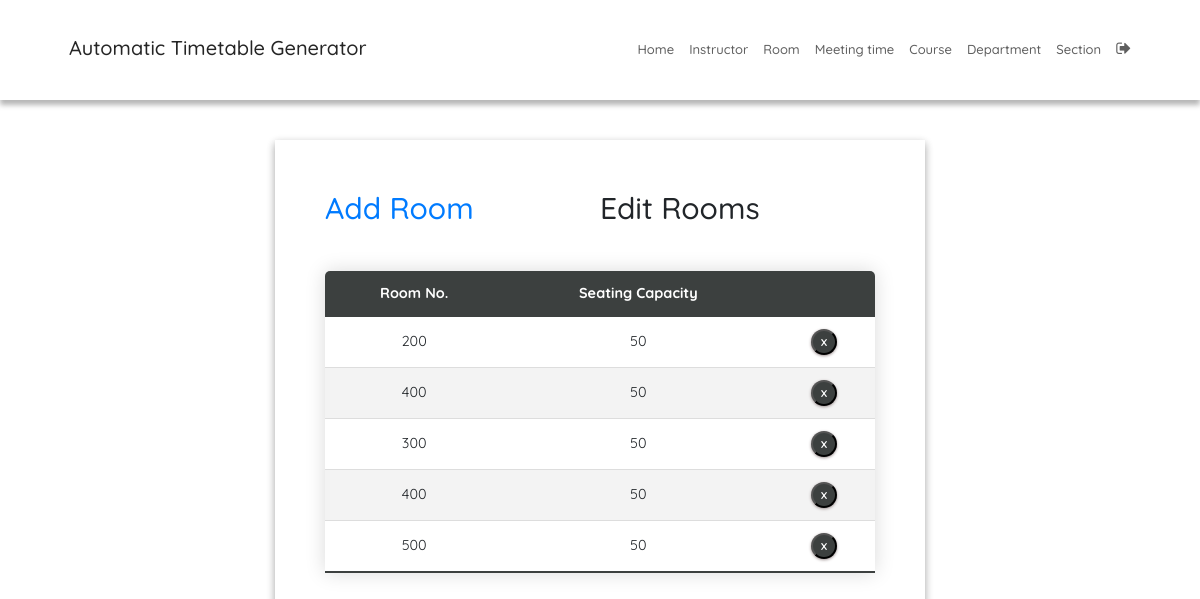
The app's page /roomEdit/ (signed in) with its own data.
### SchedulerApp/models.py (models this page shows, shortened)
class Room(models.Model):
    r_number = models.CharField(max_length=6)
    seating_capacity = models.IntegerField(default=0)

### SchedulerApp/views.py (the view)
# urls.py: path('roomEdit/', roomEdit, name='roomEdit'),
@login_required
def roomEdit(request):
    context = {'rooms': Room.objects.all()}
    return render(request, 'roomEdit.html', context)

### SchedulerApp/templatetags/index.py (called while the page is built)
@register.tag
def active(parser, token):
    args = token.split_contents()
    template_tag = args[0]
    if len(args) < 2:
        raise (template.TemplateSyntaxError, f'{template_tag} tag requires at least one argument')
    return NavSelectedNode(args[1:])

    def render(self, context):
        path = context['request'].path
        for p in self.patterns:
            pValue = template.Variable(p).resolve(context)
            if path == pValue:
                return 'active'
        return ''

### templates/roomEdit.html (shortened to what this page needs)
{% extends 'base.html' %}
{% block content %}
{% load static %}
<fieldset class="fieldset">
  <div class="tablink">
    <a href="{% url 'roomAdd'%}">
      <h1 onclick="openPage('new')" id="defaultOpen">Add Room</h1>
    </a>
    <h1 onclick="openPage('edit')" id="link_to_edit">Edit Rooms</h1>
  </div>
  <div class="tabcontent" id="edit">
    <table class="editTable">
      <thead>
        <tr class="table-headers">
          <th>Room No.</th>
          <th>Seating Capacity</th>
          <th class="empty"></th>
        </tr>
      </thead>
      <tbody>
        {% for rm in rooms %}
        <tr>
          <td>{{rm.r_number}}</td>
          <td>{{rm.seating_capacity}}</td>
          <td class="empty">
            <form action="{% url 'deleteroom' rm.id %}" method="post">
              <input type="submit" value="X" class="cross">
            </form>
          </td>
        </tr>
        {% endfor %}
      </tbody>
    </table>
  </div>
</fieldset>
{% endblock %}

### static/CSS/style.css (style rules this page uses)
:root { --green4: #343837; --green5: #303333; --green6: #454a49; --green7: #3c403f; --white: #fff; --grey: #aaa; --dark-grey: #444; --light-grey: #a29999; --lighter-grey: #dddddd; --lightest-grey: #f3f3f3; --box-shadow: #9e9292; }
html { font-size: 100%; box-sizing: border-box; scroll-behavior: smooth; }
html, body { margin: 0; padding: 0; width: 100vw; min-height: 100%; text-rendering: optimizeLegibility; font-family: "Quicksand", sans-serif; font-size: 62.5%; }
body { position: relative; }
a { text-decoration: none; }
fieldset { padding: 50px; border-radius: 0 0 8px 8px; background: transparent; box-shadow: rgba(0, 0, 0, 0.145) 0px 4px 8px, rgba(0, 0, 0, 0.24) 0px 3px 8px; border-top: 5px solid var(--green1); }
.fieldset { min-width: 65rem; font-size: 1.6rem; }
.tablink { display: grid; grid-template-columns: 1fr 1fr; }
.tablink h1 { color: var(--green3); padding-bottom: 2rem; cursor: pointer; font-size: 3rem; }
.tabcontent { display: grid; gap: 3rem; }
.editTable, .timetable { border-collapse: collapse; margin-top: 2rem; font-size: 0.9em; min-width: 40rem; border-radius: 5px 5px 0 0; overflow: hidden; box-shadow: 0 0 20px rgba(0, 0, 0, 0.15); text-align: center; }
.editTable thead tr, .timetable thead tr { background-color: var(--green7); color: var(--white); font-weight: bold; }
.editTable th, .editTable td, .timetable th, .timetable td { padding: 1.2rem 1.5rem; }
.editTable tbody tr, .timetable tbody tr { border-bottom: 1px solid var(--lighter-grey); }
.editTable tbody tr:nth-of-type(even), .timetable tbody tr:nth-of-type(even) { background-color: var(--lightest-grey); }
.editTable tbody tr:last-of-type, .timetable tbody tr:last-of-type { border-bottom: 2px solid var(--green7); }
.empty form { display: flex; justify-content: center; }
.cross { border-radius: 50%; font-size: 1rem; font-weight: bold; box-shadow: 0px 1px 3px 0px var(--box-shadow); padding: 4px; color: var(--white); background-color: var(--green7); cursor: pointer; width: 2.6rem; height: 2.6rem; }

### records on screen
Room: r_number "200", seating_capacity "50"
Room: r_number "400", seating_capacity "50"
Room: r_number "300", seating_capacity "50"
Room: r_number "400", seating_capacity "50"
Room: r_number "500", seating_capacity "50"
